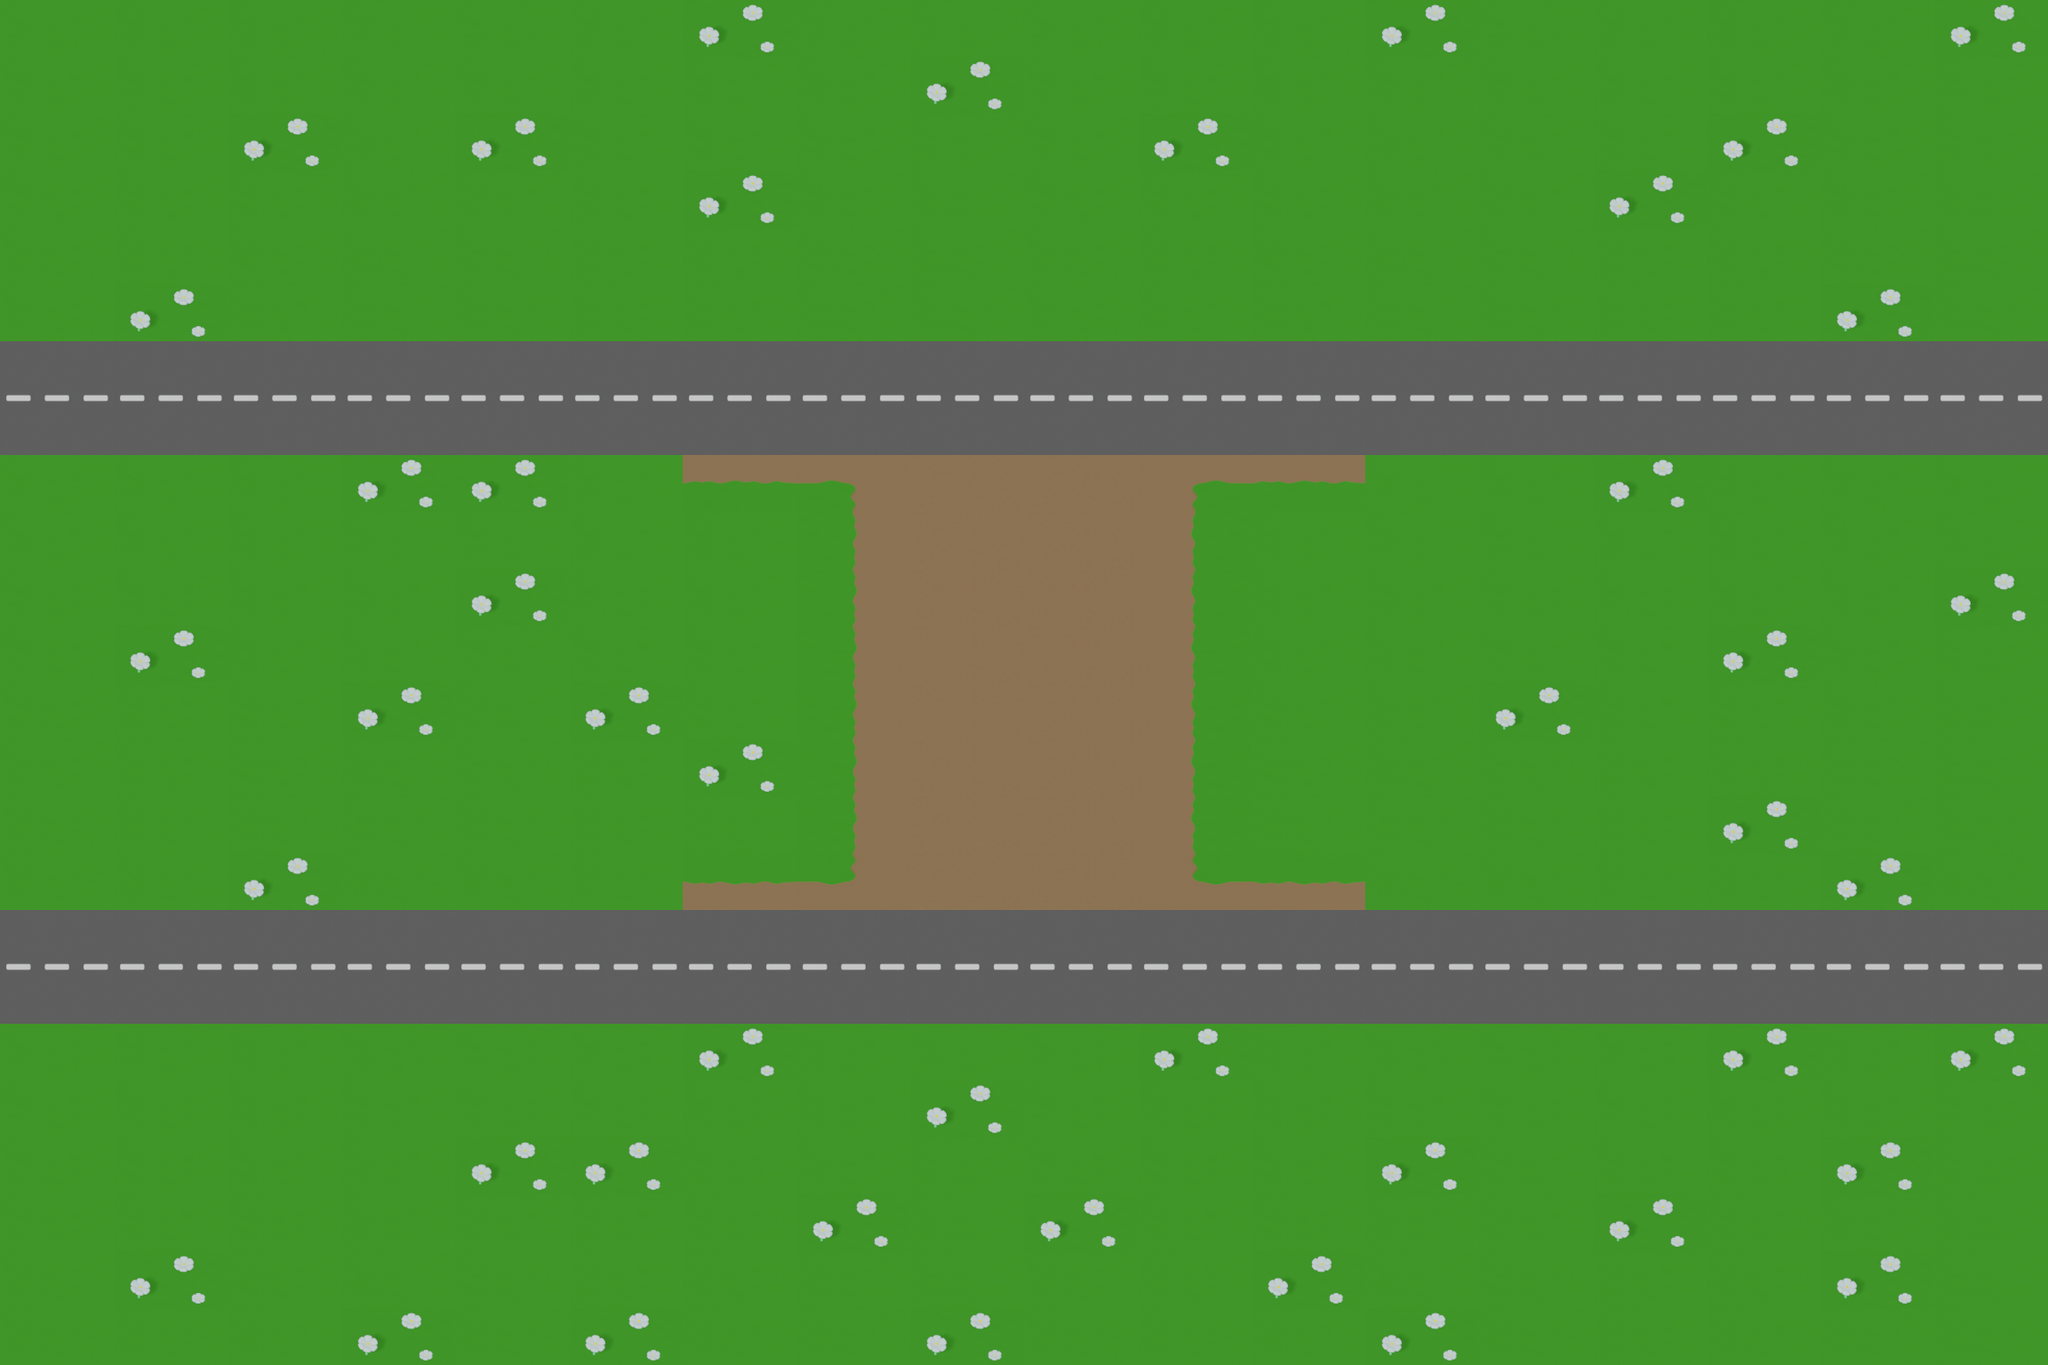

A 2D game scene composited from a Tiled map and its tileset images. What follows is a short description and the map's XML, with each tile layer's data collapsed to a summary:
An orthogonal 18x24 tile map with 128x64 px tiles, 1 tile layer (Background) and 156 objects (57x tree_2, 41x tree_1, 16x bush_1, 16x bush_2, 8x trash, ...).

<map version="1.9" tiledversion="1.10.2" orientation="orthogonal" renderorder="right-down" width="18" height="24" tilewidth="128" tileheight="64" infinite="0" nextlayerid="8" nextobjectid="194">
 <tileset firstgid="1" source="Tiles.tsx" />
 <layer id="1" name="Background" width="18" height="24" locked="1">
  <data>[432 cells, 432 non-empty, 7 distinct tile ids]</data>
 </layer>
 <objectgroup id="3" name="Border" locked="1">
  <object id="1" x="0" y="0" width="2304" height="256" />
  <object id="2" x="0" y="1280" width="2304" height="256" />
  <object id="3" x="1792" y="256" width="512" height="1024" />
  <object id="4" x="0" y="256" width="512" height="1024" />
 </objectgroup>
 <objectgroup id="7" name="CoreItemsLayer" locked="1">
  <object id="9" template="trash_can_park_organic.tx" name="trash_can_organic_park" class="trash_can" gid="38" x="1408" y="1216" width="128" height="128">
   <properties>
    <property name="type" value="organic" />
    <property name="variant" value="park" />
   </properties>
  </object>
  <object id="10" template="trash_can_park_paper.tx" name="trash_can_paper_park" class="trash_can" gid="39" x="768" y="896" width="128" height="128">
   <properties>
    <property name="type" value="paper" />
    <property name="variant" value="park" />
   </properties>
  </object>
  <object id="11" template="trash_can_park_plastic.tx" name="trash_can_plastic_park" class="trash_can" gid="40" x="1408" y="896" width="128" height="128">
   <properties>
    <property name="type" value="plastic" />
    <property name="variant" value="park" />
   </properties>
  </object>
  <object id="134" template="spawn.tx" name="player" class="player" x="1024" y="704" />
 </objectgroup>
 <objectgroup id="4" name="Obstacles">
  <object id="14" template="tree_2.tx" class="tree_2" gid="13" x="640" y="576" width="100" height="100" />
  <object id="15" template="tree_2.tx" class="tree_2" gid="13" x="1536" y="576" width="100" height="100" />
  <object id="16" template="tree_2.tx" class="tree_2" gid="13" x="1536" y="1024" width="100" height="100" />
  <object id="17" template="tree_2.tx" class="tree_2" gid="13" x="512" y="1024" width="100" height="100" />
  <object id="18" template="tree_2.tx" class="tree_2" gid="13" x="512" y="768" width="100" height="100" />
  <object id="19" template="tree_2.tx" class="tree_2" gid="13" x="768" y="960" width="100" height="100" />
  <object id="20" template="tree_2.tx" class="tree_2" gid="13" x="1664" y="1024" width="100" height="100" />
  <object id="21" template="tree_2.tx" class="tree_2" gid="13" x="1408" y="960" width="100" height="100" />
  <object id="22" template="tree_1.tx" class="tree_1" gid="10" x="512" y="832" width="100" height="100" />
  <object id="23" template="tree_1.tx" class="tree_1" gid="10" x="1664" y="896" width="100" height="100" />
  <object id="24" template="tree_1.tx" class="tree_1" gid="10" x="1664" y="576" width="100" height="100" />
  <object id="25" template="tree_2.tx" class="tree_2" gid="13" x="512" y="576" width="100" height="100" />
  <object id="26" template="tree_2.tx" class="tree_2" gid="13" x="896" y="320" width="100" height="100" />
  <object id="27" template="tree_2.tx" class="tree_2" gid="13" x="1664" y="320" width="100" height="100" />
  <object id="28" template="tree_2.tx" class="tree_2" gid="13" x="640" y="1280" width="100" height="100" />
  <object id="29" template="tree_1.tx" class="tree_1" gid="10" x="1280" y="320" width="100" height="100" />
  <object id="30" template="tree_1.tx" class="tree_1" gid="10" x="640" y="1024" width="100" height="100" />
  <object id="31" template="tree_1.tx" class="tree_1" gid="10" x="768" y="1280" width="100" height="100" />
  <object id="33" template="tree_2.tx" class="tree_2" gid="13" x="1664" y="1280" width="100" height="100" />
  <object id="34" template="tree_1.tx" class="tree_1" gid="10" x="640" y="320" width="100" height="100" />
  <object id="35" template="tree_1.tx" class="tree_1" gid="10" x="512" y="256" width="100" height="100" />
  <object id="36" template="tree_2.tx" class="tree_2" gid="13" x="384" y="320" width="100" height="100" />
  <object id="37" template="tree_2.tx" class="tree_2" gid="13" x="384" y="704" width="100" height="100" />
  <object id="38" template="tree_2.tx" class="tree_2" gid="13" x="256" y="640" width="100" height="100" />
  <object id="40" template="tree_1.tx" class="tree_1" gid="10" x="256" y="896" width="100" height="100" />
  <object id="41" template="tree_1.tx" class="tree_1" gid="10" x="128" y="704" width="100" height="100" />
  <object id="42" template="tree_1.tx" class="tree_1" gid="10" x="128" y="640" width="100" height="100" />
  <object id="43" template="tree_1.tx" class="tree_1" gid="10" x="384" y="192" width="100" height="100" />
  <object id="44" template="tree_1.tx" class="tree_1" gid="10" x="384" y="64" width="100" height="100" />
  <object id="45" template="tree_2.tx" class="tree_2" gid="13" x="256" y="256" width="100" height="100" />
  <object id="46" template="tree_2.tx" class="tree_2" gid="13" x="128" y="192" width="100" height="100" />
  <object id="47" template="tree_2.tx" class="tree_2" gid="13" x="512" y="128" width="100" height="100" />
  <object id="48" template="tree_2.tx" class="tree_2" gid="13" x="0" y="64" width="100" height="100" />
  <object id="49" template="tree_2.tx" class="tree_2" gid="13" x="896" y="128" width="100" height="100" />
  <object id="51" template="tree_1.tx" class="tree_1" gid="10" x="1280" y="320" width="100" height="100" />
  <object id="52" template="tree_1.tx" class="tree_1" gid="10" x="1152" y="256" width="100" height="100" />
  <object id="53" template="tree_2.tx" class="tree_2" gid="13" x="1024" y="320" width="100" height="100" />
  <object id="54" template="tree_1.tx" class="tree_1" gid="10" x="1024" y="192" width="100" height="100" />
  <object id="55" template="tree_1.tx" class="tree_1" gid="10" x="1024" y="64" width="100" height="100" />
  <object id="56" template="tree_2.tx" class="tree_2" gid="13" x="896" y="256" width="100" height="100" />
  <object id="57" template="tree_2.tx" class="tree_2" gid="13" x="768" y="192" width="100" height="100" />
  <object id="58" template="tree_2.tx" class="tree_2" gid="13" x="1152" y="128" width="100" height="100" />
  <object id="59" template="tree_2.tx" class="tree_2" gid="13" x="640" y="64" width="100" height="100" />
  <object id="60" template="tree_1.tx" class="tree_1" gid="10" x="2176" y="384" width="100" height="100" />
  <object id="61" template="tree_1.tx" class="tree_1" gid="10" x="2048" y="320" width="100" height="100" />
  <object id="62" template="tree_2.tx" class="tree_2" gid="13" x="1920" y="384" width="100" height="100" />
  <object id="63" template="tree_1.tx" class="tree_1" gid="10" x="1920" y="256" width="100" height="100" />
  <object id="64" template="tree_1.tx" class="tree_1" gid="10" x="1920" y="128" width="100" height="100" />
  <object id="65" template="tree_2.tx" class="tree_2" gid="13" x="1792" y="320" width="100" height="100" />
  <object id="66" template="tree_2.tx" class="tree_2" gid="13" x="1664" y="256" width="100" height="100" />
  <object id="67" template="tree_2.tx" class="tree_2" gid="13" x="2048" y="192" width="100" height="100" />
  <object id="68" template="tree_2.tx" class="tree_2" gid="13" x="1536" y="128" width="100" height="100" />
  <object id="69" template="tree_1.tx" class="tree_1" gid="10" x="1920" y="640" width="100" height="100" />
  <object id="70" template="tree_1.tx" class="tree_1" gid="10" x="2176" y="896" width="100" height="100" />
  <object id="71" template="tree_2.tx" class="tree_2" gid="13" x="2048" y="960" width="100" height="100" />
  </objectgroup>
 <objectgroup id="5" name="RoadLayer">
  <!-- 12 objects omitted --></objectgroup>
 <objectgroup id="6" name="TrashLayer" locked="1">
  <!-- 8 objects omitted --></objectgroup>
</map>
<!-- 93 of 156 objects omitted -->